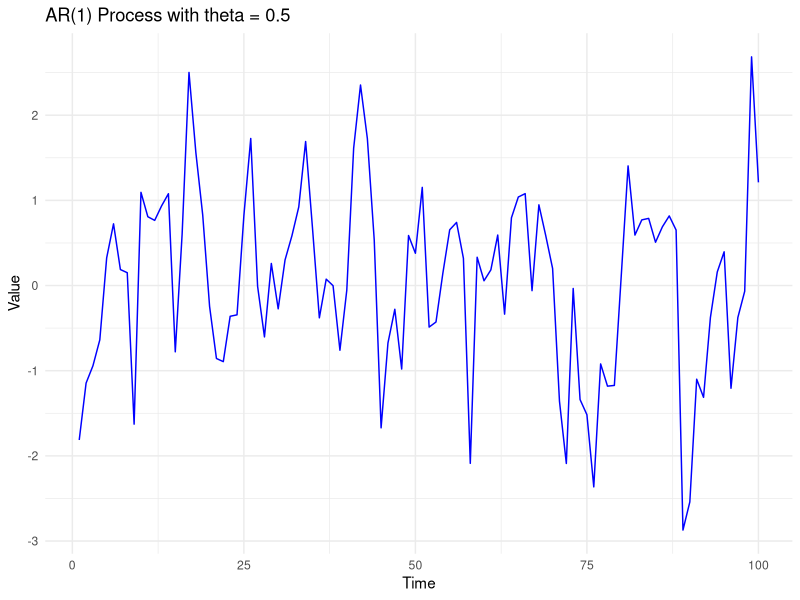
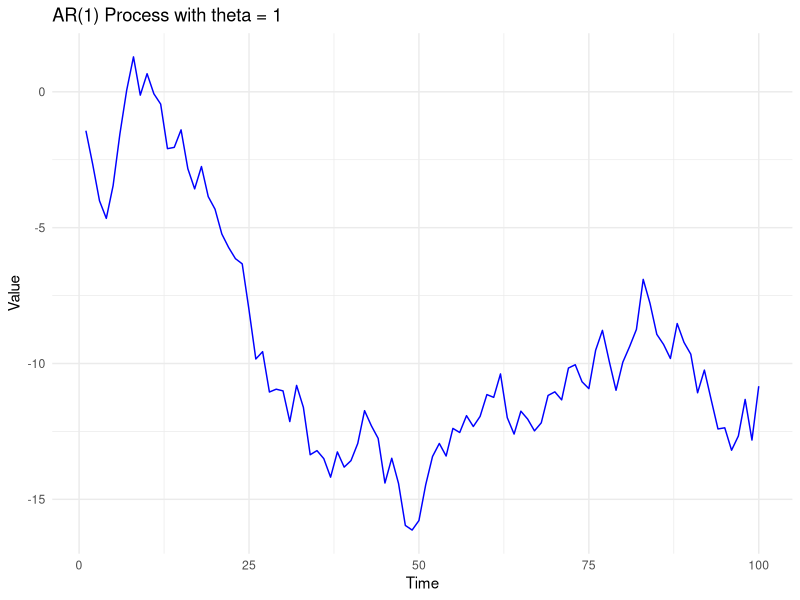
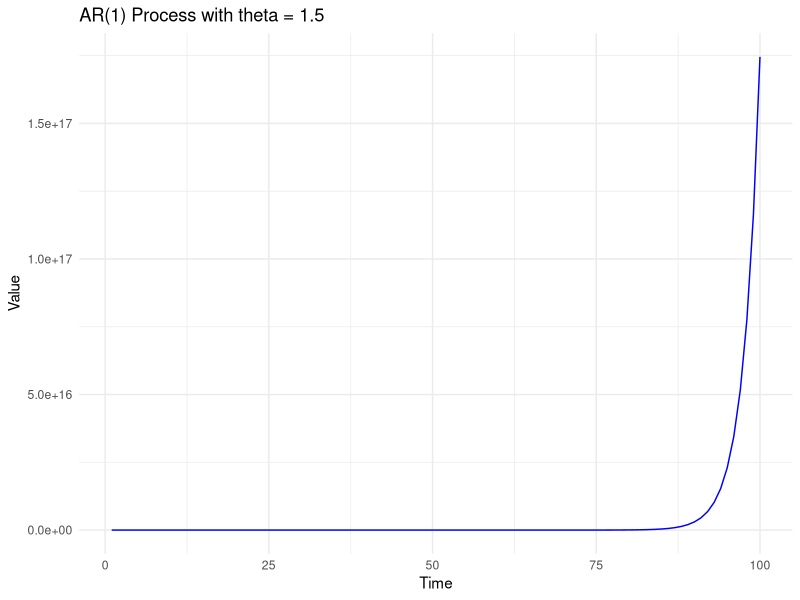
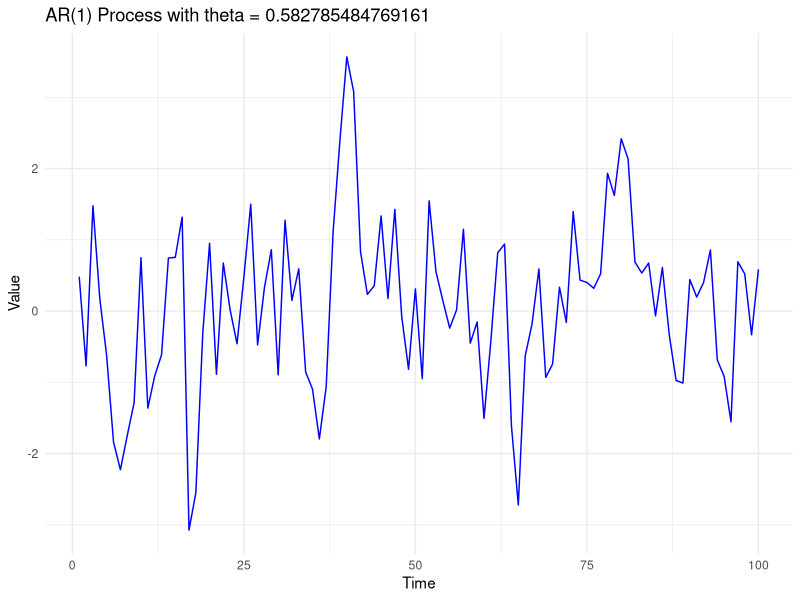
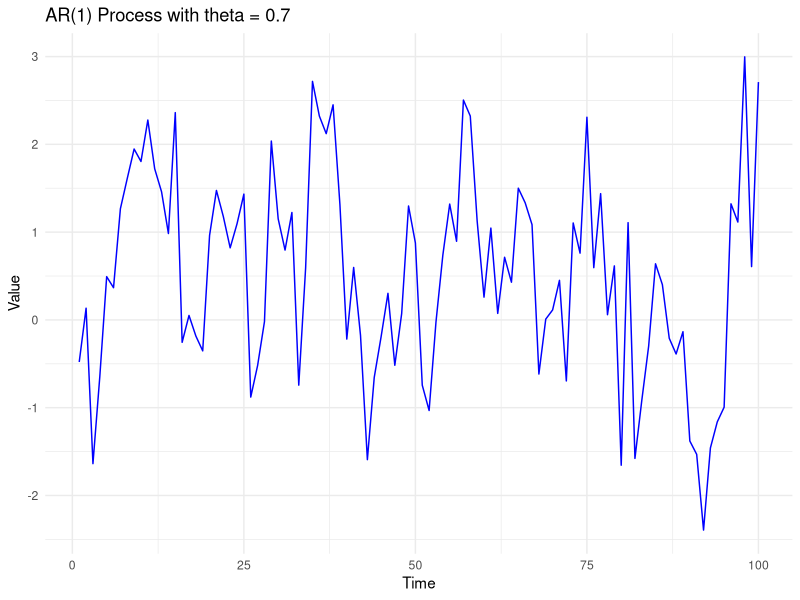
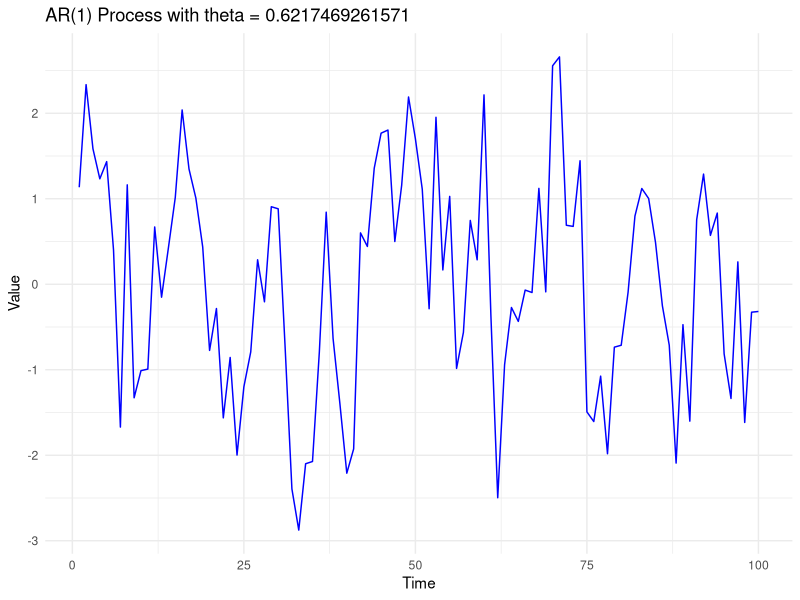
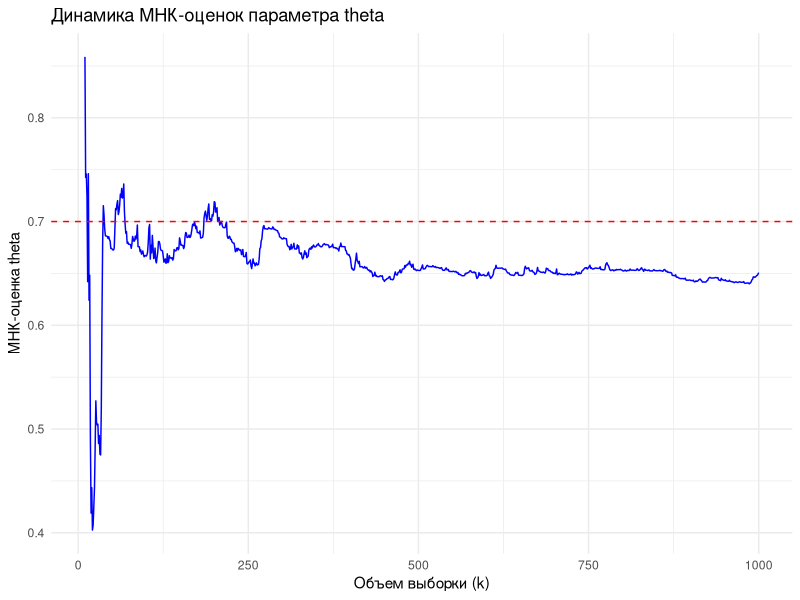

These charts were generated, in order, by the following R code: (Note: this script raises an error after producing the figures.)
# Устанавливаем библиотеку для графиков
if(!require(ggplot2)) install.packages("ggplot2")
library(ggplot2)

# Задание 1 ----

# Функция для моделирования процесса AR(1)
ar_process <- function(n, theta) {
  # Входные параметры:
  # n - количество наблюдений
  # theta - параметр AR(1)
  
  # Создаем вектор для хранения значений процесса AR(1)
  x <- numeric(n)
  
  # Задаем начальное значение случайно
  x[1] <- rnorm(1)
  
  # Генерируем процесс AR(1)
  for (k in 2:n) {
    x[k] <- theta * x[k-1] + rnorm(1)
  }
  
  return(x)
}

# Функция для построения графика
plot_ar <- function(n, theta) {
  # Генерируем процесс AR(1)
  ar_series <- ar_process(n, theta)
  
  # Создаем датафрейм для удобного построения графика
  df <- data.frame(Time = 1:n, Value = ar_series)
  
  # Построение графика
  ggplot(df, aes(x = Time, y = Value)) +
    geom_line(color = "blue") +
    ggtitle(paste("AR(1) Process with theta =", theta)) +
    xlab("Time") +
    ylab("Value") +
    theme_minimal()
}

# Параметры
n <- 100  # Количество наблюдений

# a) |𝜃| < 1
plot_ar(n, 0.5)

# b) |𝜃| = 1
plot_ar(n, 1)

# c) |𝜃| > 1
plot_ar(n, 1.5)

# Задание 2 ----

# Функция для оценки параметра theta по МНК
estimate_theta <- function(x) {
  # Входные параметры:
  # x - последовательность значений процесса AR(1)
  
  # Количество наблюдений
  n <- length(x)
  
  # Числитель и знаменатель для оценки theta
  numerator <- sum(x[2:n] * x[1:(n-1)])
  denominator <- sum(x[1:(n-1)]^2)
  
  # Оценка theta
  theta_hat <- numerator / denominator
  
  return(theta_hat)
}

# Генерируем процесс AR(1) с известным параметром theta
n <- 100
true_theta <- 0.7
x <- ar_process(n, true_theta)

# Оценка theta по МНК
estimated_theta <- estimate_theta(x)
cat("Оценка параметра theta:", estimated_theta, "\n")

# Построим график для визуализации процесса с оценкой theta
plot_ar(n, estimated_theta)

# Задание 3 ----

# Функция для оценки параметра theta методом максимального правдоподобия (МП)
estimate_theta_mle <- function(x) {
  # Количество наблюдений
  n <- length(x)
  
  # Функция для минимизации (эквивалент логарифмической функции правдоподобия)
  log_likelihood <- function(theta) {
    sum((x[2:n] - theta * x[1:(n-1)])^2)
  }
  
  # Минимизация функции правдоподобия с использованием метода Brent
  mle_result <- optimize(log_likelihood, interval = c(-2, 2))$minimum
  
  return(mle_result)
}

# Генерируем процесс AR(1) с известным параметром theta
n <- 100
true_theta <- 0.7
x <- ar_process(n, true_theta)

# Оценка theta по методу максимального правдоподобия (МП)
estimated_theta_mle <- estimate_theta_mle(x)
cat("Оценка параметра theta по МП:", estimated_theta_mle, "\n")

# Сравнение с оценкой МНК
estimated_theta_mnk <- estimate_theta(x)
cat("Оценка параметра theta по МНК:", estimated_theta_mnk, "\n")
# Для процесса AR(1) с гауссовским шумом, 
# как МНК, так и МП-оценки параметра 𝜃 дают одинаковые результаты, 
# поскольку минимизация суммы квадратов ошибок в обоих методах приводит 
# к одному и тому же решению. Это связано с тем, 
# что для гауссовских ошибок логарифмическая функция 
# правдоподобия сводится к задаче минимизации той же 
# суммы квадратов, что и в МНК

# Вывод графиков для визуализации оценок
plot_ar(n, true_theta)
plot_ar(n, estimated_theta_mle)

# Задание 4 ----

# Функция для расчета МНК-оценки на выборке от k наблюдений
calculate_mnk_over_k <- function(x, k_min = 10) {
  # Входные параметры:
  # x - последовательность значений процесса AR(1)
  # k_min - минимальный размер выборки для расчета
  
  n <- length(x)  # Объем всей выборки
  theta_estimates <- numeric(n - k_min + 1)  # Вектор для хранения оценок МНК
  
  # Рассчитываем МНК-оценку для выборок разного размера от k_min до n
  for (k in k_min:n) {
    theta_estimates[k - k_min + 1] <- estimate_theta(x[1:k])
  }
  
  return(theta_estimates)
}

# Построение графика динамики МНК-оценок
plot_mnk_dynamics <- function(theta_estimates, k_min = 10) {
  # Входные параметры:
  # theta_estimates - последовательность МНК-оценок
  # k_min - минимальный размер выборки
  
  # Создаем датафрейм для графика
  k_values <- seq(k_min, length(theta_estimates) + k_min - 1)
  df <- data.frame(k = k_values, Theta_Estimate = theta_estimates)
  
  # Построение графика
  ggplot(df, aes(x = k, y = Theta_Estimate)) +
    geom_line(color = "blue") +
    geom_hline(yintercept = true_theta, linetype = "dashed", color = "red") +
    ggtitle("Динамика МНК-оценок параметра theta") +
    xlab("Объем выборки (k)") +
    ylab("МНК-оценка theta") +
    theme_minimal()
}

# (a) Замоделируем процесс AR(1) для объема выборки n = 1000
n <- 1000
true_theta <- 0.7
x <- ar_process(n, true_theta)

# (b)-(c) Рассчитаем МНК-оценки для выборок от k = 10 до n
mnk_estimates <- calculate_mnk_over_k(x, k_min = 10)

# (d) Построим график последовательности МНК-оценок
plot_mnk_dynamics(mnk_estimates, k_min = 10)

# Задание 5 ----

# Функция для проверки стационарности процесса AR(2)
check_stationarity <- function(theta1, theta2) {
  # Решаем квадратное уравнение для корней
  discriminant <- theta1^2 - 4 * theta2
  
  # Проверяем, является ли дискриминант отрицательным
  if (discriminant < 0) {
    # Комплексные корни
    lambda_real <- theta1 / 2
    lambda_imaginary <- sqrt(abs(discriminant)) / 2
    
    # Комплексные модули корней
    modulus <- sqrt(lambda_real^2 + lambda_imaginary^2)
    
    # Проверяем условие |lambda| < 1 для комплексных корней
    is_stationary <- modulus < 1
  } else {
    # Действительные корни
    lambda1 <- (theta1 + sqrt(discriminant)) / 2
    lambda2 <- (theta1 - sqrt(discriminant)) / 2
    
    # Проверяем условие |lambda_i| < 1 для реальных корней
    is_stationary <- abs(lambda1) < 1 && abs(lambda2) < 1
  }
  
  return(is_stationary)
}

# Пример параметров для AR(2)
theta1 <- 0.5
theta2 <- -0.2  # Попробуйте и положительные значения, если необходимо

# Проверка на стационарность
if (check_stationarity(theta1, theta2)) {
  cat("Процесс AR(2) стационарен.\n")
  
  # Генерируем процесс AR(2) и строим график
  n <- 1000
  plot_ar2(n, theta1, theta2)
} else {
  cat("Процесс AR(2) не стационарен. Попробуйте другие параметры.\n")
}

## Задание 6 ----

# Установка пакета 'stats' (если еще не установлен)
# install.packages("stats")

# Подключение пакета 'stats'
library(stats)

# Генерация процесса AR(2) как в предыдущем задании
theta1 <- 0.5
theta2 <- -0.2
n <- 1000
x <- ar2_process(n, theta1, theta2)  # Функция для генерации процесса AR(2) из предыдущих шагов

# Использование функции arima для оценки параметров AR(2)
arima_model <- arima(x, order = c(2, 0, 0), include.mean = FALSE)

# Вывод результатов
print(arima_model)
